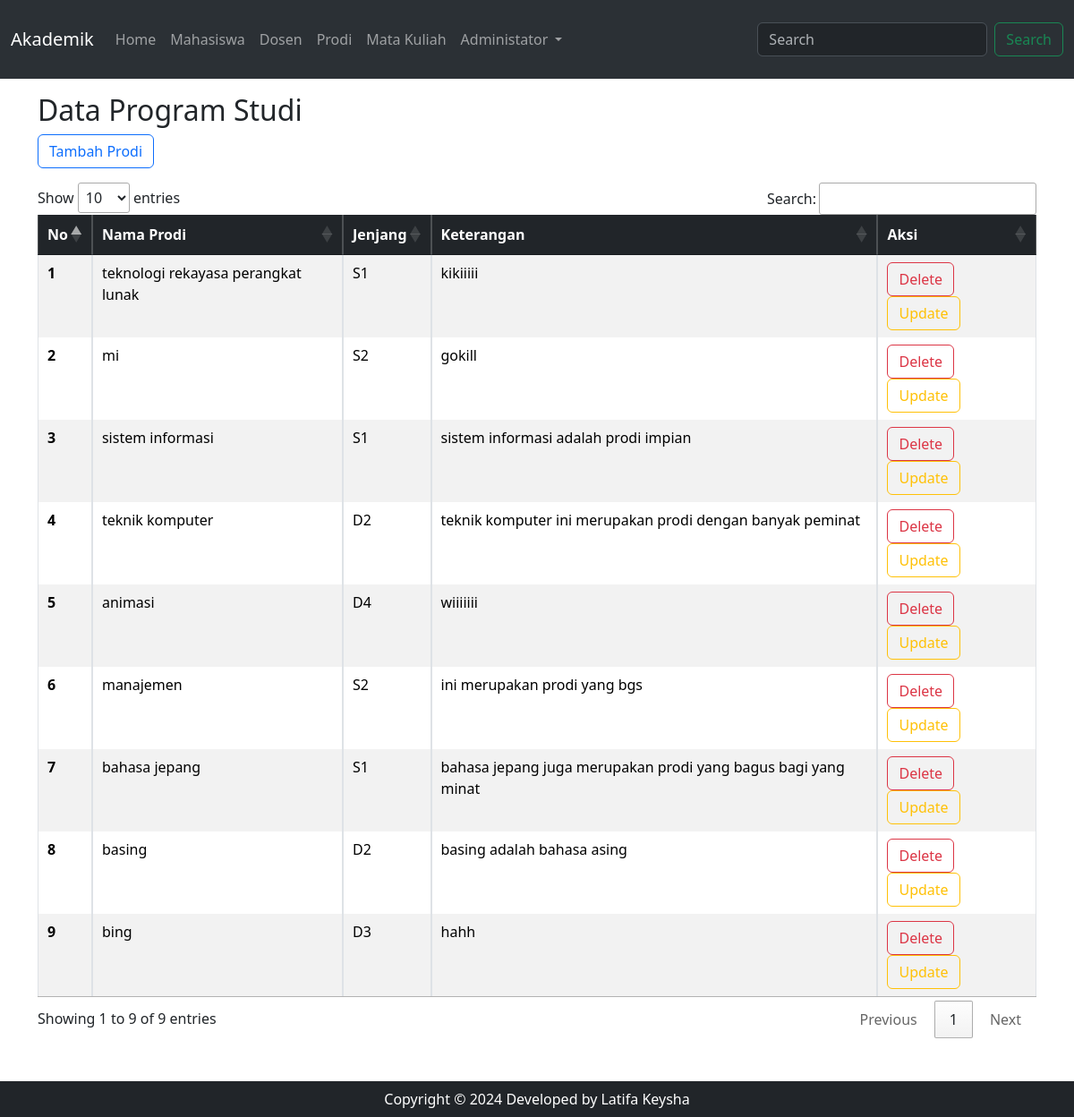
The app's page /index.php?page=prodi (signed in) with its own data.
### tables this page shows
CREATE TABLE `tb_prodi` (
  `id` int(11) NOT NULL,
  `nama_prodi` varchar(50) NOT NULL,
  `jenjang` enum('D2','D3','D4','S1','S2') NOT NULL,
  `keterangan` varchar(64) NOT NULL
);

### prodi.php (the view, shortened to what this page needs)
<?php
    require 'koneksi.php';
    $aksi = isset($_GET['aksi']) ? $_GET['aksi'] : 'read';
    switch ($aksi) {
        case 'read':
?>
<!DOCTYPE html>
<html lang="id">
<head>
    <link rel="stylesheet" href="https://cdn.datatables.net/1.13.7/css/jquery.dataTables.min.css">
</head>
<body>
<h2 class="mt-3">Data Program Studi</h2>
<a href="index.php?page=prodi&aksi=create" class="btn btn-outline-primary mb-3">Tambah Prodi</a>
  <table id="prodiTable" class="table table-striped table-bordered">
    <thead class="table-dark">
      <tr>
        <th scope="col">No</th>
        <th scope="col">Nama Prodi</th>
        <th scope="col">Jenjang</th>
        <th scope="col">Keterangan</th>
        <th scope="col">Aksi</th>
      </tr>
    </thead>
    <tbody>
      <?php
        $queryMhs = mysqli_query($koneksi, "SELECT * FROM tb_prodi");
        $no = 1;
        while ($data = mysqli_fetch_array($queryMhs)) {
      ?>
      <tr>
        <th scope="row"><?= $no++ ?></th>
        <td><?= $data['nama_prodi'] ?></td>
        <td><?= $data['jenjang'] ?></td>
        <td><?= $data['keterangan'] ?></td>
        <td scope="row">
          <a href="index.php?page=prodi&aksi=delete&id=<?= $data['id'] ?>" class="btn btn-outline-danger" onclick="return confirm('Yakin ingin menghapus data ini?')">Delete</a>
          <a href="index.php?page=prodi&aksi=update&id=<?= $data['id'] ?>" class="btn btn-outline-warning">Update</a>
        </td>
      </tr>
      <?php
        }
      ?>
    </tbody>
  </table>
</body>
</html>
<?php
break;
?>
<?php
}
?>

### records on screen
tb_prodi: nama_prodi "teknologi rekayasa perangkat lunak", jenjang "S1", keterangan "kikiiiii"
tb_prodi: nama_prodi "mi", jenjang "S2", keterangan "gokill"
tb_prodi: nama_prodi "sistem informasi", jenjang "S1", keterangan "sistem informasi adalah prodi impian"
tb_prodi: nama_prodi "teknik komputer", jenjang "D2", keterangan "teknik komputer ini merupakan prodi dengan banyak peminat"
tb_prodi: nama_prodi "animasi", jenjang "D4", keterangan "wiiiiiii"
tb_prodi: nama_prodi "manajemen", jenjang "S2", keterangan "ini merupakan prodi yang bgs"
tb_prodi: nama_prodi "bahasa jepang", jenjang "S1", keterangan "bahasa jepang juga merupakan prodi yang bagus bagi yang minat"
tb_prodi: nama_prodi "basing", jenjang "D2", keterangan "basing adalah bahasa asing"
tb_prodi: nama_prodi "bing", jenjang "D3", keterangan "hahh"

### other values on screen
$_SESSION['nama'] "Administator"
